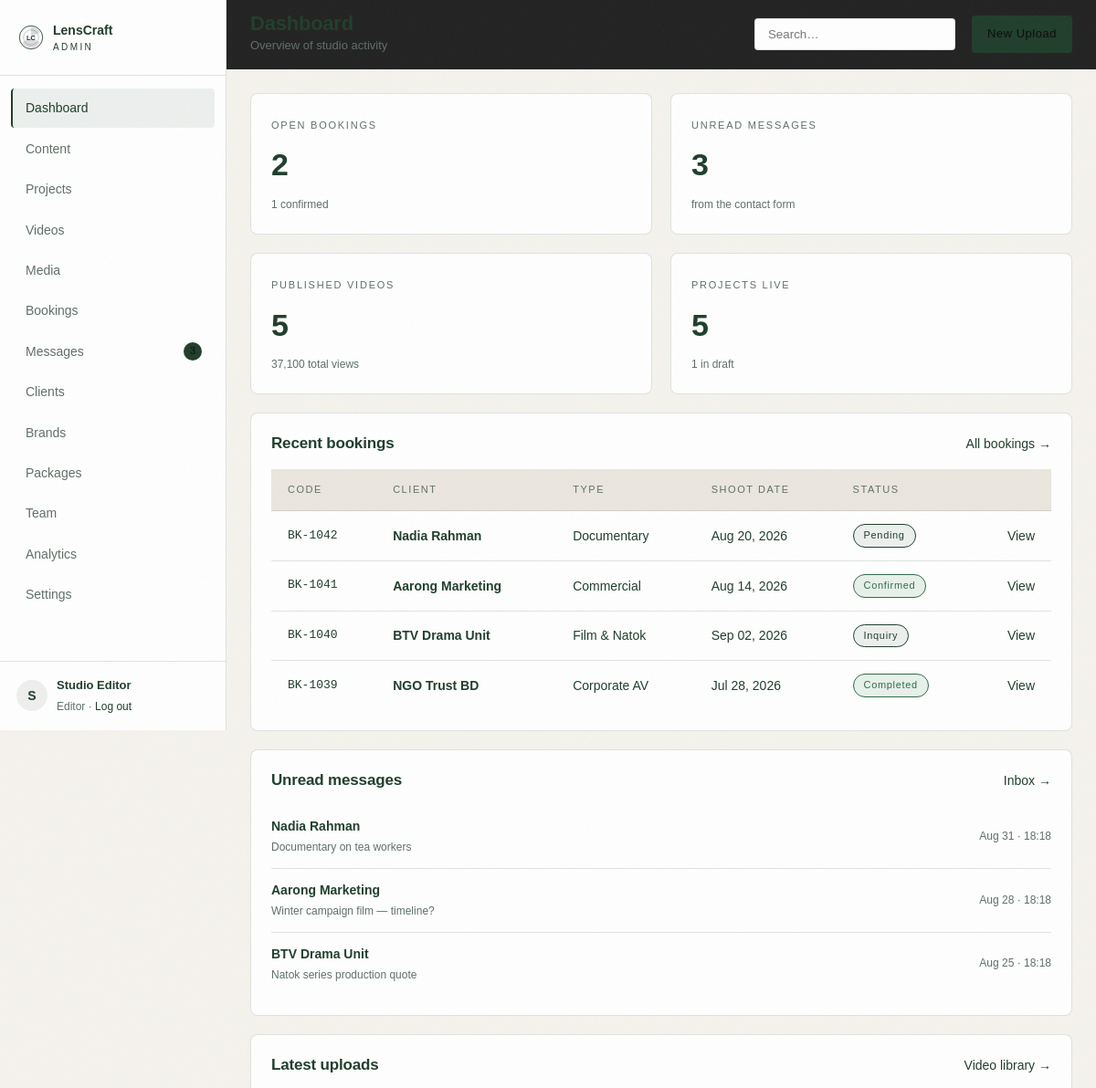
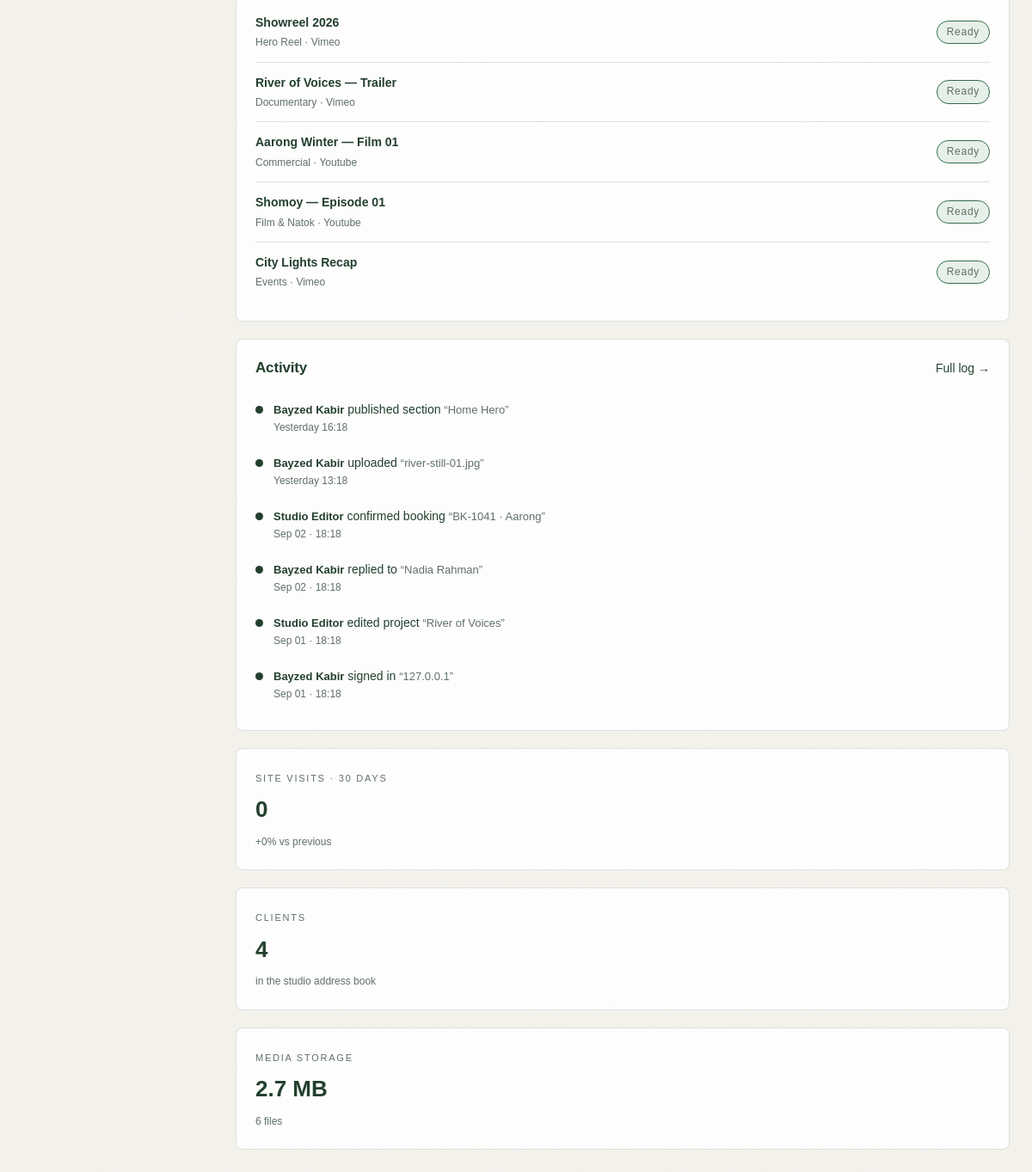
/admin (signed in), run on the app's committed database (2 pictures, top to bottom).
### tables this page shows
CREATE TABLE IF NOT EXISTS users (
  id            INT UNSIGNED NOT NULL AUTO_INCREMENT,
  name          VARCHAR(120) NOT NULL,
  email         VARCHAR(160) NOT NULL,
  password_hash VARCHAR(255) NOT NULL,
  role          ENUM('owner','editor') NOT NULL DEFAULT 'editor',
  phone         VARCHAR(40)  NULL,
  last_login_at DATETIME     NULL,
  created_at    DATETIME     NOT NULL DEFAULT CURRENT_TIMESTAMP,
  PRIMARY KEY (id),
  UNIQUE KEY uniq_users_email (email)
);

CREATE TABLE IF NOT EXISTS bookings (
  id             INT UNSIGNED NOT NULL AUTO_INCREMENT,
  code           VARCHAR(20)  NOT NULL,
  client_id      INT UNSIGNED NULL,
  client_name    VARCHAR(160) NOT NULL,
  organisation   VARCHAR(160) NULL,
  email          VARCHAR(160) NULL,
  phone          VARCHAR(40)  NULL,
  project_type   VARCHAR(60)  NOT NULL DEFAULT 'Documentary',
  shoot_date     DATE         NULL,
  shoot_days     TINYINT UNSIGNED NOT NULL DEFAULT 1,
  location       VARCHAR(180) NULL,
  brief          TEXT         NULL,
  budget         DECIMAL(12,2) NOT NULL DEFAULT 0,
  quote_total    DECIMAL(12,2) NOT NULL DEFAULT 0,
  status         ENUM('inquiry','pending','confirmed','completed','cancelled') NOT NULL DEFAULT 'inquiry',
  internal_notes TEXT         NULL,
  source         VARCHAR(40)  NOT NULL DEFAULT 'website',
  package_id     INT UNSIGNED NULL,
  created_at     DATETIME NOT NULL DEFAULT CURRENT_TIMESTAMP,
  updated_at     DATETIME NOT NULL DEFAULT CURRENT_TIMESTAMP,
  PRIMARY KEY (id),
  UNIQUE KEY uniq_booking_code (code),
  KEY idx_booking_status (status),
  KEY idx_booking_date (shoot_date),
  KEY idx_booking_package (package_id)
);

CREATE TABLE IF NOT EXISTS messages (
  id         INT UNSIGNED NOT NULL AUTO_INCREMENT,
  name       VARCHAR(160) NOT NULL,
  email      VARCHAR(160) NULL,
  phone      VARCHAR(40)  NULL,
  subject    VARCHAR(200) NOT NULL,
  body       TEXT         NOT NULL,
  status     ENUM('unread','read','archived') NOT NULL DEFAULT 'unread',
  booking_id INT UNSIGNED NULL,
  created_at DATETIME NOT NULL DEFAULT CURRENT_TIMESTAMP,
  PRIMARY KEY (id),
  KEY idx_message_status (status)
);

CREATE TABLE IF NOT EXISTS videos (
  id                 INT UNSIGNED NOT NULL AUTO_INCREMENT,
  title              VARCHAR(180) NOT NULL,
  category           VARCHAR(60)  NOT NULL DEFAULT 'Hero Reel',
  source             ENUM('local','embed') NOT NULL DEFAULT 'local',
  file_path          VARCHAR(255) NULL,
  embed_url          VARCHAR(255) NULL,
  provider           VARCHAR(30)  NULL,
  poster_media_id    INT UNSIGNED NULL,
  project_id         INT UNSIGNED NULL,
  duration_seconds   INT UNSIGNED NULL,
  size_bytes         BIGINT UNSIGNED NOT NULL DEFAULT 0,
  status             ENUM('processing','ready','failed') NOT NULL DEFAULT 'ready',
  is_published       TINYINT(1) NOT NULL DEFAULT 0,
  place_home_hero    TINYINT(1) NOT NULL DEFAULT 0,
  place_work_grid    TINYINT(1) NOT NULL DEFAULT 0,
  place_services     TINYINT(1) NOT NULL DEFAULT 0,
  views              INT UNSIGNED NOT NULL DEFAULT 0,
  created_at         DATETIME NOT NULL DEFAULT CURRENT_TIMESTAMP,
  updated_at         DATETIME NOT NULL DEFAULT CURRENT_TIMESTAMP,
  PRIMARY KEY (id),
  KEY idx_video_status (status),
  KEY idx_video_project (project_id)
);

CREATE TABLE IF NOT EXISTS activity_log (
  id          INT UNSIGNED NOT NULL AUTO_INCREMENT,
  user_id     INT UNSIGNED NULL,
  action      VARCHAR(120) NOT NULL,
  target_type VARCHAR(40)  NULL,
  target_id   INT UNSIGNED NULL,
  meta        VARCHAR(500) NULL,
  created_at  DATETIME NOT NULL DEFAULT CURRENT_TIMESTAMP,
  PRIMARY KEY (id),
  KEY idx_activity_type (target_type),
  KEY idx_activity_created (created_at)
);

### app/Views/admin/dashboard.php (the view, shortened to what the rows shown need)
<div class="stat-row">
    <?php foreach ($stats as $stat): ?>
        <article class="card stat">
            <span class="stat__label"><?= e($stat['label']) ?></span>
            <strong class="stat__value"><?= e($stat['value']) ?></strong>
            <span class="stat__meta"><?= e($stat['meta']) ?></span>
        </article>
    <?php endforeach; ?>
</div>
<div class="cols cols--2-1">
    <article class="card">
        <header class="card__head">
            <h2>Recent bookings</h2>
            <a class="link-arrow" href="<?= url('/admin/bookings') ?>">All bookings →</a>
        </header>
        <table class="table">
            <thead>
            <tr><th>Code</th><th>Client</th><th>Type</th><th>Shoot date</th><th>Status</th><th></th></tr>
            </thead>
            <tbody>
            <?php foreach ($recentBookings as $booking): ?>
                <tr>
                    <td class="mono"><?= e($booking['code']) ?></td>
                    <td><strong><?= e($booking['client_name']) ?></strong></td>
                    <td><?= e($booking['project_type']) ?></td>
                    <td><?= e(date_pretty($booking['shoot_date'])) ?></td>
                    <td><span class="badge badge--<?= e(status_tone($booking['status'])) ?>"><?= e(ucfirst($booking['status'])) ?></span></td>
                    <td class="right"><a class="link" href="<?= url('/admin/bookings/' . $booking['id']) ?>">View</a></td>
                </tr>
            <?php endforeach; ?>
            </tbody>
        </table>
    </article>
    <article class="card">
        <header class="card__head">
            <h2>Unread messages</h2>
            <a class="link-arrow" href="<?= url('/admin/messages') ?>">Inbox →</a>
        </header>
        <ul class="list">
            <?php foreach ($unreadList as $message): ?>
                <li>
                    <a href="<?= url('/admin/messages') ?>?id=<?= (int) $message['id'] ?>">
                        <strong><?= e($message['name']) ?></strong>
                        <span><?= e(excerpt($message['subject'], 46)) ?></span>
                    </a>
                    <time><?= e(time_ago($message['created_at'])) ?></time>
                </li>
            <?php endforeach; ?>
        </ul>
    </article>
</div>
<div class="cols cols--1-1">
    <article class="card">
        <header class="card__head">
            <h2>Latest uploads</h2>
            <a class="link-arrow" href="<?= url('/admin/videos') ?>">Video library →</a>
        </header>
        <ul class="list">
            <?php foreach ($recentVideos as $video): ?>
                <li>
                    <a href="<?= url('/admin/videos/' . $video['id'] . '/edit') ?>">
                        <strong><?= e($video['title']) ?></strong>
                        <span><?= e($video['category']) ?> · <?= e($video['source'] === 'embed' ? ucfirst((string) $video['provider']) : human_size((int) $video['size_bytes'])) ?></span>
                    </a>
                    <span class="badge badge--<?= e(status_tone($video['status'])) ?>"><?= e(ucfirst($video['status'])) ?></span>
                </li>
            <?php endforeach; ?>
        </ul>
    </article>
    <article class="card">
        <header class="card__head">
            <h2>Activity</h2>
            <a class="link-arrow" href="<?= url('/admin/activity') ?>">Full log →</a>
        </header>
        <ul class="timeline">
            <?php foreach ($activity as $entry): ?>
                <li>
                    <span class="dot-mark"></span>
                    <div>
                        <strong><?= e($entry['user_name'] ?? 'System') ?></strong>
                        <?= e($entry['action']) ?>
                        <?php if ($entry['meta']): ?><em>“<?= e($entry['meta']) ?>”</em><?php endif; ?>
                        <time><?= e(time_ago($entry['created_at'])) ?></time>
                    </div>
                </li>
            <?php endforeach; ?>
        </ul>
    </article>
</div>
<div class="cols cols--1-1-1">
    <article class="card mini">
        <span class="stat__label">SITE VISITS · 30 DAYS</span>
        <strong class="stat__value"><?= number_format($summary['visits']) ?></strong>
        <span class="stat__meta"><?= $summary['visits_change'] >= 0 ? '+' : '' ?><?= e((string) $summary['visits_change']) ?>% vs previous</span>
    </article>
    <article class="card mini">
        <span class="stat__label">CLIENTS</span>
        <strong class="stat__value"><?= number_format($clients) ?></strong>
        <span class="stat__meta">in the studio address book</span>
    </article>
    <article class="card mini">
        <span class="stat__label">MEDIA STORAGE</span>
        <strong class="stat__value"><?= e(human_size($storage['storage'])) ?></strong>
        <span class="stat__meta"><?= number_format($storage['count']) ?> files</span>
    </article>
</div>

### app/Support/Router.php (shortened to what the rows shown need)
<?php
class Router
{
    private array $routes = ['GET' => [], 'POST' => []];
    private function add(string $method, string $path, callable|string $handler): void
    {
        $params = [];
        $pattern = preg_replace_callback('~\{(\w+)\}~', static function (array $m) use (&$params): string {
            $params[] = $m[1];
            return '([^/]+)';
        }, '/' . trim($path, '/'));
        $this->routes[$method][] = [
            'pattern' => '~^' . rtrim((string) $pattern, '/') . '/?$~',
            'handler' => $handler,
            'params'  => $params,
        ];
    }
    public function dispatch(string $method, string $path): void
    {
        $path = '/' . trim($path, '/');
        $method = $method === 'POST' ? 'POST' : 'GET';
        foreach ($this->routes[$method] as $route) {
            if (preg_match($route['pattern'], $path, $matches)) {
                array_shift($matches);
                $this->call($route['handler'], $matches);
                return;
            }
        }
    }
    private function call(callable|string $handler, array $args): void
    {
        if (is_string($handler)) {
            [$class, $method] = explode('@', $handler);
            $controller = new $class();
            $controller->{$method}(...$args);
            return;
        }
    }
}

### app/Views/layouts/admin.php (shortened to what the rows shown need)
<?php
$user = $user ?? [];
$activeNav = $activeNav ?? '';
$unread = Message::unreadCount();
$navItems = [
    ['key' => 'dashboard', 'label' => 'Dashboard', 'url' => url('/admin')],
    ['key' => 'content',   'label' => 'Content',   'url' => url('/admin/content')],
    ['key' => 'projects',  'label' => 'Projects',  'url' => url('/admin/projects')],
    ['key' => 'videos',    'label' => 'Videos',    'url' => url('/admin/videos')],
    ['key' => 'media',     'label' => 'Media',     'url' => url('/admin/media')],
    ['key' => 'bookings',  'label' => 'Bookings',  'url' => url('/admin/bookings')],
    ['key' => 'messages',  'label' => 'Messages',  'url' => url('/admin/messages'), 'badge' => $unread],
    ['key' => 'clients',   'label' => 'Clients',   'url' => url('/admin/clients')],
    ['key' => 'brands',    'label' => 'Brands',    'url' => url('/admin/brands')],
    ['key' => 'packages',  'label' => 'Packages',  'url' => url('/admin/packages')],
    ['key' => 'team',      'label' => 'Team',      'url' => url('/admin/team')],
    ['key' => 'analytics', 'label' => 'Analytics', 'url' => url('/admin/analytics')],
    ['key' => 'settings',  'label' => 'Settings',  'url' => url('/admin/settings')],
];
?>
<!doctype html>
<html lang="en">
<head>
    <link rel="stylesheet" href="<?= asset('css/site.css') ?>">
    <link rel="stylesheet" href="<?= asset('css/admin.css') ?>">
</head>
<body class="admin">
<aside class="sidebar" id="sidebar">
    <a class="sidebar__brand" href="<?= url('/admin') ?>">
        <img src="<?= asset('img/logo.svg') ?>" alt="" width="28" height="28">
        <span>LensCraft<small>ADMIN</small></span>
    </a>
    <nav class="sidebar__nav">
        <?php foreach ($navItems as $item): ?>
            <a href="<?= $item['url'] ?>" class="<?= $activeNav === $item['key'] ? 'is-active' : '' ?>">
                <?= e($item['label']) ?>
                <?php if (!empty($item['badge'])): ?><i class="dot"><?= (int) $item['badge'] ?></i><?php endif; ?>
            </a>
        <?php endforeach; ?>
    </nav>
    <div class="sidebar__user">
        <span class="avatar"><?= e(mb_substr($user['name'] ?? 'A', 0, 1)) ?></span>
        <div>
            <strong><?= e($user['name'] ?? 'Admin') ?></strong>
            <small><?= e(ucfirst($user['role'] ?? 'editor')) ?> · <a href="<?= url('/admin/logout') ?>">Log out</a></small>
        </div>
    </div>
</aside>
<div class="main">
    <header class="topbar">
        <div class="topbar__title">
            <h1><?= e($pageTitle ?? 'Dashboard') ?></h1>
            <p><?= e($pageSubtitle ?? '') ?></p>
        </div>
        <form class="topbar__search" method="get" action="<?= e(strtok($_SERVER['REQUEST_URI'] ?? url('/admin'), '?')) ?>">
            <input type="search" name="q" value="<?= e((string) request('q', '')) ?>" placeholder="Search…">
        </form>
        <?php if (!empty($actionLabel)): ?>
            <a class="btn btn--primary btn--sm" href="<?= e($actionUrl ?? '#') ?>"><?= e($actionLabel) ?></a>
        <?php endif; ?>
    </header>
    <div class="content">
        <?= $content ?>
    </div>
</div>
</body>
</html>

### data on the page
users: name "S", name "Studio Editor", role "Editor"
bookings: code "BK-1042", client_name "Nadia Rahman", project_type "Documentary", shoot_date "Aug 20, 2026", status "Pending"
bookings: code "BK-1041", client_name "Aarong Marketing", project_type "Commercial", shoot_date "Aug 14, 2026", status "Confirmed"
bookings: code "BK-1040", client_name "BTV Drama Unit", project_type "Film & Natok", shoot_date "Sep 02, 2026", status "Inquiry"
bookings: code "BK-1039", client_name "NGO Trust BD", project_type "Corporate AV", shoot_date "Jul 28, 2026", status "Completed"
messages: name "Nadia Rahman", subject "Documentary on tea workers", created_at "Aug 31 · 18:18"
messages: name "Aarong Marketing", subject "Winter campaign film — timeline?", created_at "Aug 28 · 18:18"
messages: name "BTV Drama Unit", subject "Natok series production quote", created_at "Aug 25 · 18:18"
videos: title "Showreel 2026", category "Hero Reel", source+provider "Vimeo", status "Ready"
videos: title "River of Voices — Trailer", category "Documentary", source+provider "Vimeo", status "Ready"
videos: title "Aarong Winter — Film 01", category "Commercial", source+provider "Youtube", status "Ready"
videos: title "Shomoy — Episode 01", category "Film & Natok", source+provider "Youtube", status "Ready"
videos: title "City Lights Recap", category "Events", source+provider "Vimeo", status "Ready"
activity_log: user.name "Bayzed Kabir", action "published section", meta "Home Hero", created_at "Yesterday 16:18"
activity_log: user.name "Bayzed Kabir", action "uploaded", meta "river-still-01.jpg", created_at "Yesterday 13:18"
activity_log: user.name "Studio Editor", action "confirmed booking", meta "BK-1041 · Aarong", created_at "Sep 02 · 18:18"
activity_log: user.name "Bayzed Kabir", action "replied to", meta "Nadia Rahman", created_at "Sep 02 · 18:18"
activity_log: user.name "Studio Editor", action "edited project", meta "River of Voices", created_at "Sep 01 · 18:18"
activity_log: user.name "Bayzed Kabir", action "signed in", meta "127.0.0.1", created_at "Sep 01 · 18:18"

### other printed values
$item['label'] "Dashboard"
$item['label'] "Content"
$item['label'] "Projects"
$item['label'] "Videos"
$item['label'] "Media"
$item['label'] "Bookings"
$item['label'] "Messages"
$item['badge'] "3"
$item['label'] "Clients"
$item['label'] "Brands"
$item['label'] "Packages"
$item['label'] "Team"
$item['label'] "Analytics"
$item['label'] "Settings"
$stat['label'] "OPEN BOOKINGS"
